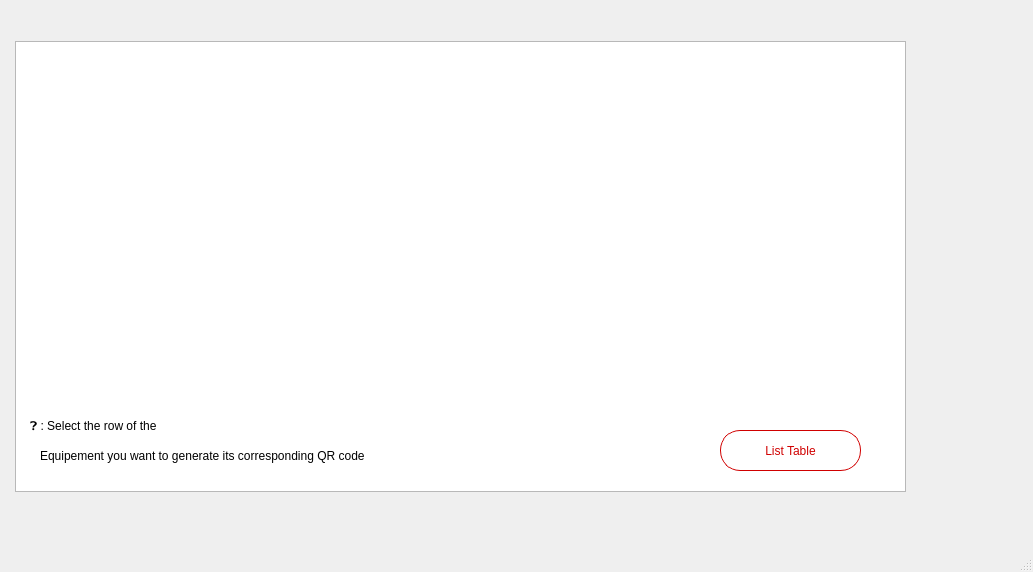
<?xml version="1.0" encoding="UTF-8"?>
<ui version="4.0">
 <class>chooseEquipForQr</class>
 <widget class="QMainWindow" name="chooseEquipForQr">
  <property name="geometry">
   <rect>
    <x>0</x>
    <y>0</y>
    <width>1033</width>
    <height>572</height>
   </rect>
  </property>
  <property name="windowTitle">
   <string>MainWindow</string>
  </property>
  <widget class="QWidget" name="centralwidget">
   <widget class="QTableView" name="tableView">
    <property name="geometry">
     <rect>
      <x>15</x>
      <y>41</y>
      <width>891</width>
      <height>451</height>
     </rect>
    </property>
   </widget>
   <widget class="QPushButton" name="pushButton">
    <property name="geometry">
     <rect>
      <x>720</x>
      <y>430</y>
      <width>141</width>
      <height>41</height>
     </rect>
    </property>
    <property name="styleSheet">
     <string notr="true">QPushButton{color:#D00000;
border-radius:20px;
border: 1px solid #D00000;
font: 75 12pt &quot;8514oem&quot;;
}
QPushButton:hover {
    background: #D00000;
	color:white;
	
	
}
</string>
    </property>
    <property name="text">
     <string>List Table</string>
    </property>
   </widget>
   <widget class="QLabel" name="label">
    <property name="geometry">
     <rect>
      <x>30</x>
      <y>380</y>
      <width>471</width>
      <height>91</height>
     </rect>
    </property>
    <property name="styleSheet">
     <string notr="true">font: 75 12pt &quot;8514oem&quot;;
</string>
    </property>
    <property name="text">
     <string>❓ : Select the row of the </string>
    </property>
   </widget>
   <widget class="QLabel" name="label_2">
    <property name="geometry">
     <rect>
      <x>40</x>
      <y>390</y>
      <width>631</width>
      <height>131</height>
     </rect>
    </property>
    <property name="styleSheet">
     <string notr="true">font: 75 12pt &quot;8514oem&quot;;
</string>
    </property>
    <property name="text">
     <string>Equipement you want to generate its corresponding QR code </string>
    </property>
   </widget>
  </widget>
  <widget class="QMenuBar" name="menubar">
   <property name="geometry">
    <rect>
     <x>0</x>
     <y>0</y>
     <width>1033</width>
     <height>26</height>
    </rect>
   </property>
  </widget>
  <widget class="QStatusBar" name="statusbar"/>
 </widget>
 <resources/>
 <connections/>
</ui>
